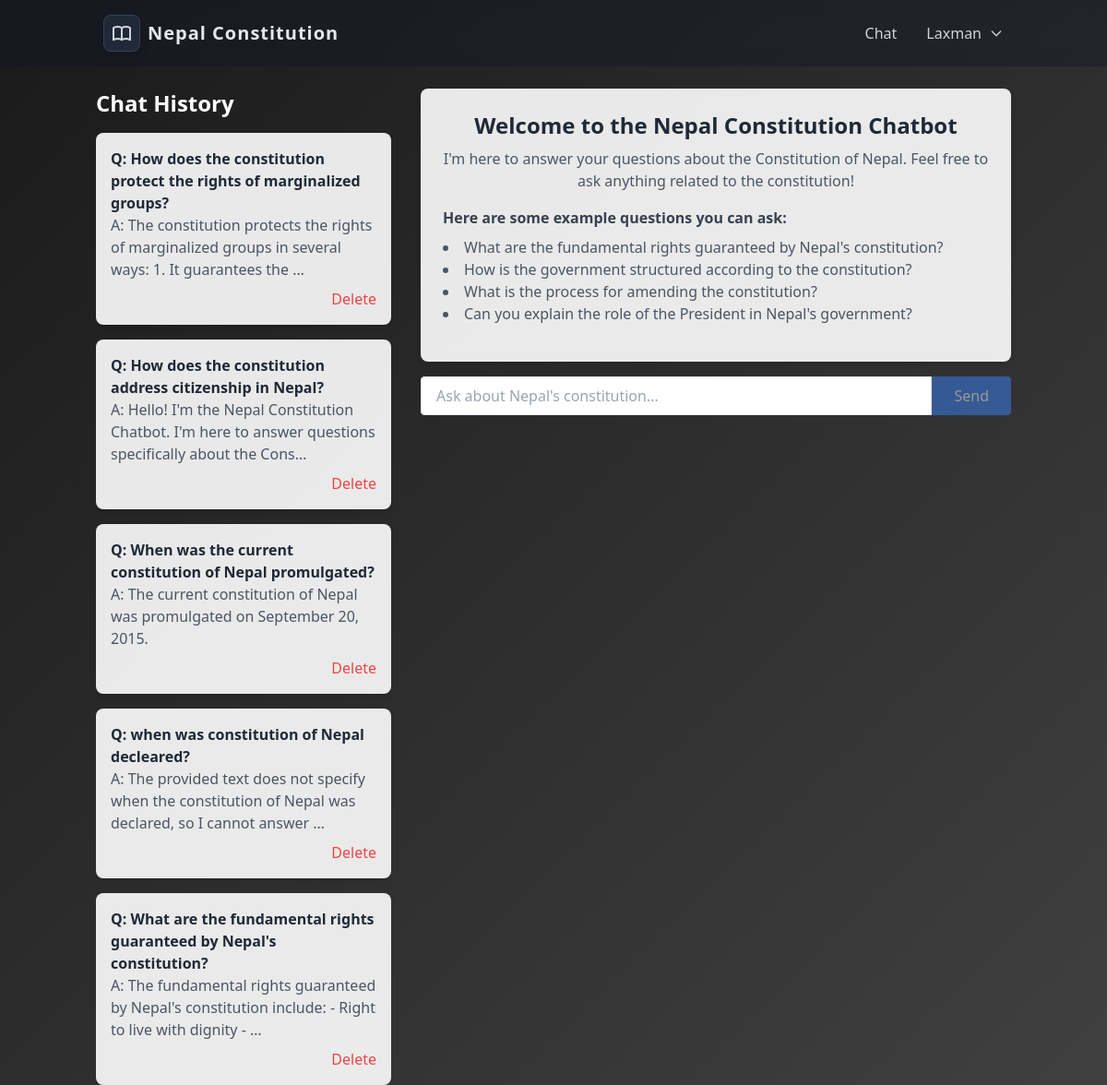
The page / (signed in) on the database its author committed.
### constitution_chat/models.py (models this page shows, shortened)
class ChatHistory(models.Model):
    user = models.ForeignKey(User, on_delete=models.CASCADE)
    question = models.TextField()
    answer = models.TextField()
    timestamp = models.DateTimeField(auto_now_add=True)

### constitution_chat/views.py (the view, shortened to what this page needs)
# urls.py: path('', views.chat_view, name='chat'),
@login_required
@require_http_methods(["GET", "POST"])
def chat_view(request):
    chat_history = ChatHistory.objects.filter(user=request.user).order_by('-timestamp')
    return render(request, 'constitution_chat/chat.html', {'chat_history': chat_history})

### constitution_chat/templates/constitution_chat/chat.html (shortened to what this page needs)
{% extends 'constitution_chat/base.html' %}
{% block content %}
<div class="flex flex-col md:flex-row space-y-8 md:space-y-0 md:space-x-8" x-data="chatData">
    <div class="w-full md:w-1/3">
        <h2 class="text-2xl font-bold mb-4 text-white">Chat History</h2>
        <div class="space-y-4 max-h-[calc(100vh-200px)] overflow-y-auto">
            {% for chat in chat_history %}
            <div class="bg-white bg-opacity-90 p-4 rounded-lg shadow-md">
                <p class="font-bold text-gray-800">Q: {{ chat.question }}</p>
                <p class="text-gray-600">A: {{ chat.answer|truncatechars:100 }}</p>
                <div class="flex justify-end mt-2">
                    <a href="{% url 'delete_history' chat.id %}" class="text-red-500 hover:text-red-700">Delete</a>
                </div>
            </div>
            {% endfor %}
        </div>
    </div>
    <div class="w-full md:w-2/3">
        <div id="chat-container" class="bg-white bg-opacity-90 p-6 rounded-lg shadow-md mb-4 h-[calc(100vh-300px)] overflow-y-auto">
            <div class="mb-4 text-center">
                <h2 class="text-2xl font-bold text-gray-800 mb-2">Welcome to the Nepal Constitution Chatbot</h2>
                <p class="text-gray-600 mb-4">I'm here to answer your questions about the Constitution of Nepal. Feel free to ask anything related to the constitution!</p>
                <div class="text-left">
                    <p class="text-gray-700 font-semibold mb-2">Here are some example questions you can ask:</p>
                    <ul class="list-disc list-inside text-gray-600">
                        <li>What are the fundamental rights guaranteed by Nepal's constitution?</li>
                        <li>How is the government structured according to the constitution?</li>
                        <li>What is the process for amending the constitution?</li>
                        <li>Can you explain the role of the President in Nepal's government?</li>
                    </ul>
                </div>
            </div>
        </div>
        <form id="chat-form" class="flex" @submit.prevent="submitQuestion">
            <input type="text" x-model="question" class="flex-grow border rounded-l px-4 py-2 focus:outline-none focus:ring-2 focus:ring-blue-500" placeholder="Ask about Nepal's constitution..." style="color: black;">
            <button type="submit" class="bg-blue-500 text-white px-6 py-2 rounded-r hover:bg-blue-600 focus:outline-none focus:ring-2 focus:ring-blue-500 focus:ring-offset-2" x-bind:disabled="loading || !question.trim()" x-bind:class="{ 'opacity-50 cursor-not-allowed': loading || !question.trim() }">
                <span x-show="!loading">Send</span>
            </button>
        </form>
    </div>
</div>
{% endblock %}

### constitution_chat/templates/constitution_chat/base.html (shortened to what this page needs)
<!DOCTYPE html>
<html lang="en">
<head>
    <link href="https://cdn.jsdelivr.net/npm/tailwindcss@2.2.19/dist/tailwind.min.css" rel="stylesheet">
</head>
<body class="bg-dark-mesh min-h-screen text-gray-200">
    <nav class="fixed w-full z-50 top-0">
        <div class="glass-effect bg-gray-900 bg-opacity-40">
            <div class="container mx-auto px-6 py-4">
                <div class="flex justify-between items-center">
                    <div class="flex items-center space-x-2">
                        <div class="w-10 h-10 bg-gray-800 rounded-lg shadow-lg flex items-center justify-center float-animation border border-gray-700">
                        </div>
                        <a href="{% url 'chat' %}" class="text-gray-200 text-xl font-bold tracking-wider hover:text-white transition duration-300">
                            Nepal Constitution
                        </a>
                    </div>
                    <div class="hidden md:flex items-center space-x-8">
                        {% if user.is_authenticated %}
                            <a href="{% url 'chat' %}" class="nav-link text-gray-300 hover:text-white transition duration-300">Chat</a>
                            <div class="relative" x-data="{ open: false }">
                                <button @click="open = !open" class="flex items-center text-gray-300 hover:text-white focus:outline-none">
                                    <span class="mr-2">{{ user.username }}</span>
                                    <svg class="w-4 h-4" fill="none" stroke="currentColor" viewBox="0 0 24 24">
                                        <path stroke-linecap="round" stroke-linejoin="round" stroke-width="2" d="M19 9l-7 7-7-7" />
                                    </svg>
                                </button>
                            </div>
                        {% else %}
                            <a href="{% url 'login' %}" class="px-6 py-2 text-gray-300 hover:text-white nav-link">Login</a>
                            <a href="{% url 'register' %}" class="px-6 py-2 bg-gray-800 text-gray-200 rounded-lg hover:bg-gray-700 transition duration-300 shadow-lg hover:shadow-xl border border-gray-700">
                                Register
                            </a>
                        {% endif %}
                    </div>
                </div>
            </div>
        </div>
    </nav>
    <div class="container mx-auto px-4 pt-24">
        {% block content %}
        {% endblock %}
    </div>
</body>
</html>

### constitution_chat/templates/constitution_chat/base.html (style rules this page uses)
.glass-effect { backdrop-filter: blur(10px); -webkit-backdrop-filter: blur(10px); }
.bg-dark-mesh { background: linear-gradient(to bottom right, #1a1a1a, #2d2d2d, #404040); background-attachment: fixed; }
.nav-link { position: relative; }
.nav-link::after { content: ''; position: absolute; width: 0; height: 2px; bottom: -2px; left: 0; background-color: #9ca3af; transition: width 0.3s ease; }
.float-animation { animation: float 3s ease-in-out infinite; }

### rows shown on the page
ChatHistory: question "How does the constitution protect the rights of marginalized groups?", answer "The constitution protects the rights of marginalized groups in several ways: 1. It guarantees the …"
ChatHistory: question "How does the constitution address citizenship in Nepal?", answer "Hello! I'm the Nepal Constitution Chatbot. I'm here to answer questions specifically about the Cons…"
ChatHistory: question "When was the current constitution of Nepal promulgated?", answer "The current constitution of Nepal was promulgated on September 20, 2015."
ChatHistory: question "when was constitution of Nepal decleared?", answer "The provided text does not specify when the constitution of Nepal was declared, so I cannot answer …"
ChatHistory: question "What are the fundamental rights guaranteed by Nepal's constitution?", answer "The fundamental rights guaranteed by Nepal's constitution include: - Right to live with dignity - …"

### other values the page prints
{{ user.username }} "Laxman"
